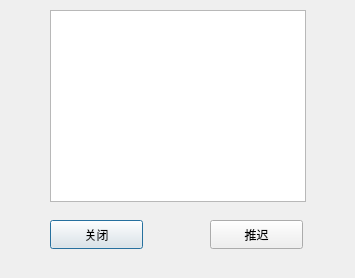
<?xml version="1.0" encoding="UTF-8"?>
<ui version="4.0">
 <class>alarmwin</class>
 <widget class="QDialog" name="alarmwin">
  <property name="geometry">
   <rect>
    <x>0</x>
    <y>0</y>
    <width>355</width>
    <height>278</height>
   </rect>
  </property>
  <property name="windowTitle">
   <string>Dialog</string>
  </property>
  <widget class="QTextBrowser" name="textBrowser">
   <property name="geometry">
    <rect>
     <x>50</x>
     <y>10</y>
     <width>256</width>
     <height>192</height>
    </rect>
   </property>
  </widget>
  <widget class="QPushButton" name="close_button">
   <property name="geometry">
    <rect>
     <x>50</x>
     <y>220</y>
     <width>93</width>
     <height>29</height>
    </rect>
   </property>
   <property name="text">
    <string>关闭</string>
   </property>
  </widget>
  <widget class="QPushButton" name="relay_button">
   <property name="geometry">
    <rect>
     <x>210</x>
     <y>220</y>
     <width>93</width>
     <height>29</height>
    </rect>
   </property>
   <property name="text">
    <string>推迟</string>
   </property>
  </widget>
 </widget>
 <resources/>
 <connections/>
</ui>
